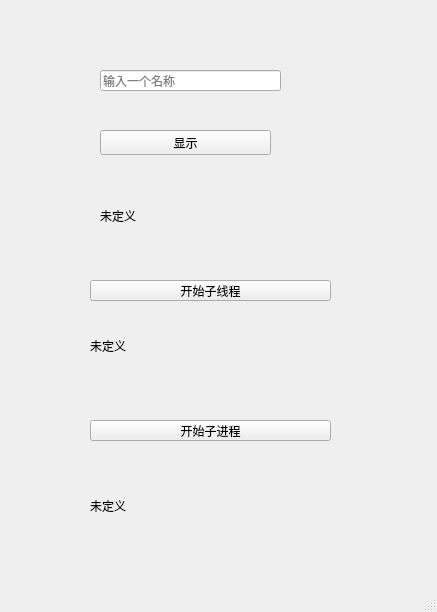
<?xml version="1.0" encoding="UTF-8"?>
<ui version="4.0">
 <class>MainWindow</class>
 <widget class="QMainWindow" name="MainWindow">
  <property name="geometry">
   <rect>
    <x>0</x>
    <y>0</y>
    <width>437</width>
    <height>612</height>
   </rect>
  </property>
  <property name="windowTitle">
   <string>MVC通用基础</string>
  </property>
  <widget class="QWidget" name="centralwidget">
   <widget class="QLineEdit" name="line_edit">
    <property name="geometry">
     <rect>
      <x>100</x>
      <y>70</y>
      <width>181</width>
      <height>21</height>
     </rect>
    </property>
    <property name="placeholderText">
     <string>输入一个名称</string>
    </property>
   </widget>
   <widget class="QPushButton" name="button">
    <property name="geometry">
     <rect>
      <x>100</x>
      <y>130</y>
      <width>171</width>
      <height>25</height>
     </rect>
    </property>
    <property name="text">
     <string>显示</string>
    </property>
   </widget>
   <widget class="QLabel" name="show_label">
    <property name="geometry">
     <rect>
      <x>100</x>
      <y>190</y>
      <width>111</width>
      <height>51</height>
     </rect>
    </property>
    <property name="text">
     <string>未定义</string>
    </property>
   </widget>
   <widget class="QPushButton" name="button_thread">
    <property name="geometry">
     <rect>
      <x>90</x>
      <y>280</y>
      <width>241</width>
      <height>21</height>
     </rect>
    </property>
    <property name="text">
     <string>开始子线程</string>
    </property>
   </widget>
   <widget class="QLabel" name="thread_label">
    <property name="geometry">
     <rect>
      <x>90</x>
      <y>320</y>
      <width>111</width>
      <height>51</height>
     </rect>
    </property>
    <property name="text">
     <string>未定义</string>
    </property>
   </widget>
   <widget class="QPushButton" name="button_process">
    <property name="geometry">
     <rect>
      <x>90</x>
      <y>420</y>
      <width>241</width>
      <height>21</height>
     </rect>
    </property>
    <property name="text">
     <string>开始子进程</string>
    </property>
   </widget>
   <widget class="QLabel" name="process_label">
    <property name="geometry">
     <rect>
      <x>90</x>
      <y>480</y>
      <width>111</width>
      <height>51</height>
     </rect>
    </property>
    <property name="text">
     <string>未定义</string>
    </property>
   </widget>
  </widget>
  <widget class="QStatusBar" name="statusbar"/>
 </widget>
 <resources/>
 <connections/>
</ui>
